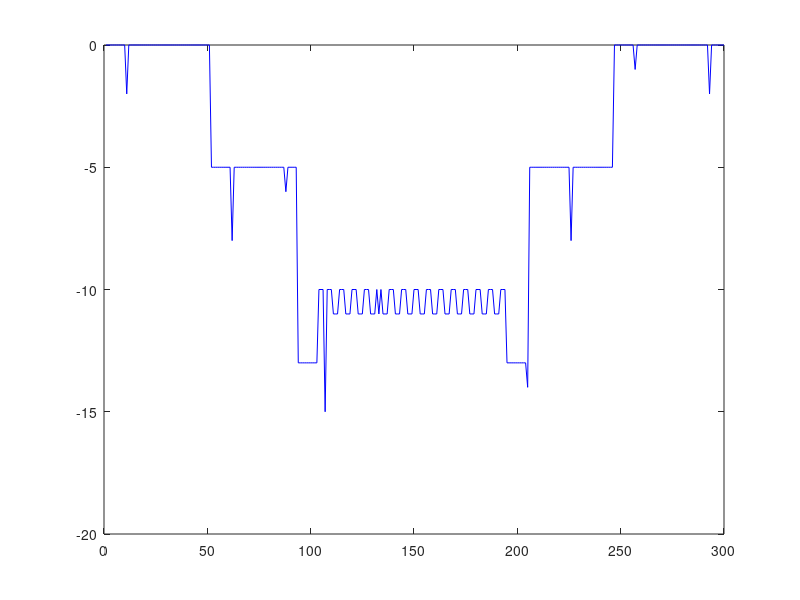
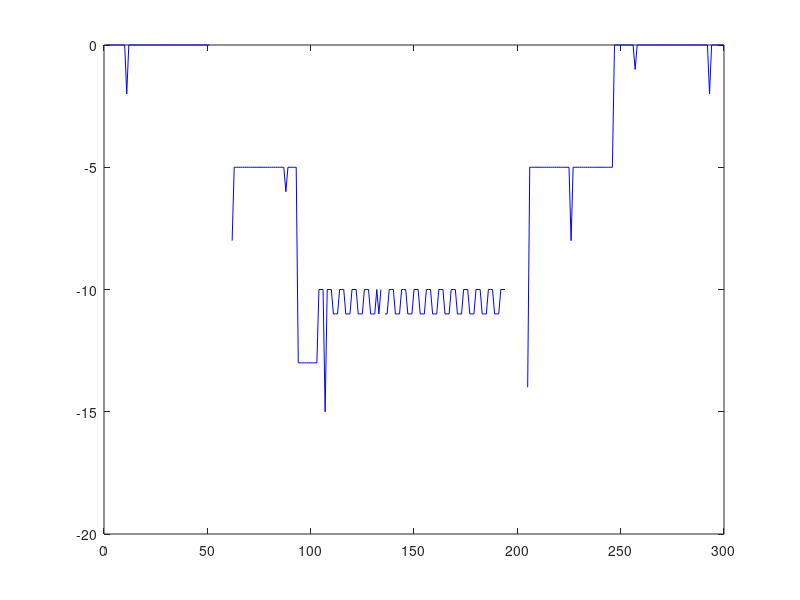
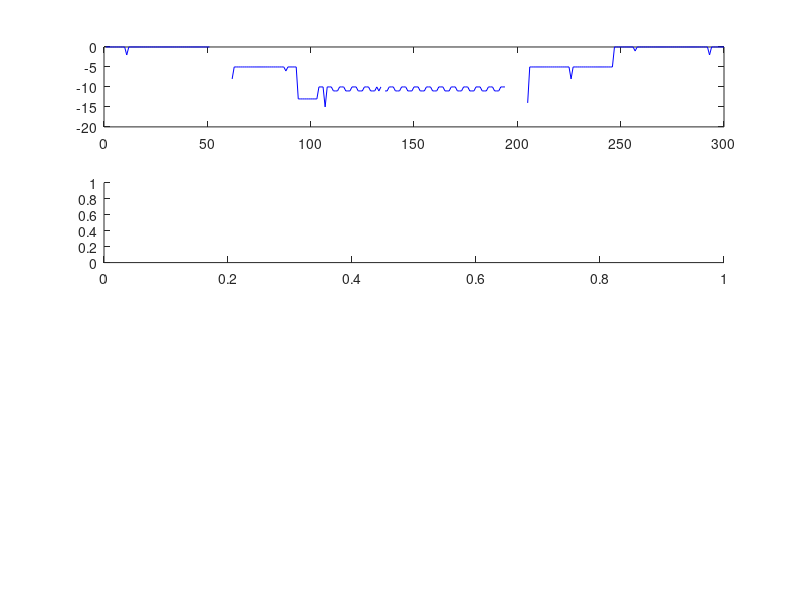

The MATLAB source for these figures, in order: (Note: this script raises an error after producing the figures.)

%% Figure 2 data set
x = [3,3,3,1,1,3,3,3,3,5,5,3,3,3,1,1,1,1,3,3,3,3,5,5,5,5,3,3,3,3,1,1,1,1,1,1,3,3,3,3,5,5,5,4,4,6,6,3,3,3];
i = 1;
n = 3;


%% Figure 3 data set
X = -[zeros(1,10),2,zeros(1,40),repmat(5,1,10),8,repmat(5,1,25),6,repmat(5,1,5),repmat(13,1,10),...
    repmat(10,1,3),15,repmat(repelem([10,11],3),1,4),10,11,10,11,11,11,repmat(repelem([10,11],3),1,9),...
    10,10,10,repmat(13,1,10),14,repmat(5,1,20),8,repmat(5,1,20),zeros(1,10),1,zeros(1,35),2,zeros(1,7)];
figure
plot(X,'-b')

%% Figure 3 data set with NaNs
X = -[zeros(1,10),2,zeros(1,40),NaN(1,10),8,repmat(5,1,25),6,repmat(5,1,5),repmat(13,1,10),...
    repmat(10,1,3),15,repmat(repelem([10,11],3),1,4),10,11,10,NaN,11,11,repmat(repelem([10,11],3),1,9),...
    10,10,10,NaN(1,10),14,repmat(5,1,20),8,repmat(5,1,20),zeros(1,10),1,zeros(1,35),2,zeros(1,7)];
figure
plot(X,'-b')

%% raw data, lower and upper components, bandpass
figure
subplot(4,1,1)
plot(X,'-b','MarkerFaceColor', 'b')
subplot(4,1,2)
% plot(L_n(x,3),'-or','MarkerFaceColor', 'r')
plot(U_n(X,2),'-r','MarkerFaceColor', 'r')
ylim([-15 0])
% plot(L_n(X,0)-L_n(X,1),'-r','MarkerFaceColor', 'r')
subplot(4,1,3)
plot(U_n(X,11),'-r','MarkerFaceColor', 'r')
ylim([-15 0])
subplot(4,1,4)
plot(Ukm(X,2,11),'-r','MarkerFaceColor', 'r')
ylim([-15 0])

%% raw data, bandpass
figure
subplot(2,1,1)
plot(X,'-b','MarkerFaceColor', 'b')
subplot(2,1,2)
plot(Ukm(X,2,11),'-r','MarkerFaceColor', 'r')
ylim([-15 0])





